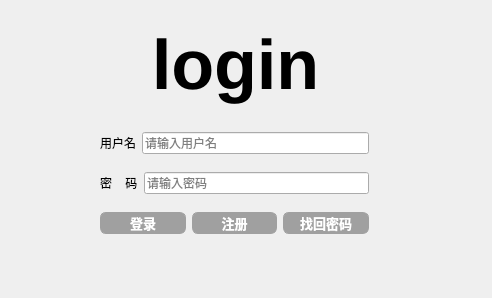
<?xml version="1.0" encoding="UTF-8"?>
<ui version="4.0">
 <class>Dialog</class>
 <widget class="QDialog" name="Dialog">
  <property name="geometry">
   <rect>
    <x>0</x>
    <y>0</y>
    <width>492</width>
    <height>298</height>
   </rect>
  </property>
  <property name="windowTitle">
   <string>Dialog</string>
  </property>
  <widget class="QWidget" name="layoutWidget">
   <property name="geometry">
    <rect>
     <x>100</x>
     <y>120</y>
     <width>269</width>
     <height>128</height>
    </rect>
   </property>
   <layout class="QVBoxLayout" name="verticalLayout">
    <item>
     <layout class="QHBoxLayout" name="horizontalLayout">
      <item>
       <widget class="QLabel" name="label_2">
        <property name="text">
         <string>用户名</string>
        </property>
       </widget>
      </item>
      <item>
       <widget class="QtMaterialAutoComplete" name="usrLineEdit">
        <property name="placeholderText">
         <string>请输入用户名</string>
        </property>
       </widget>
      </item>
     </layout>
    </item>
    <item>
     <layout class="QHBoxLayout" name="horizontalLayout_2">
      <item>
       <widget class="QLabel" name="label">
        <property name="text">
         <string>密    码</string>
        </property>
       </widget>
      </item>
      <item>
       <widget class="QtMaterialAutoComplete" name="pwdLineEdit">
        <property name="echoMode">
         <enum>QLineEdit::Password</enum>
        </property>
        <property name="placeholderText">
         <string>请输入密码</string>
        </property>
       </widget>
      </item>
     </layout>
    </item>
    <item>
     <layout class="QHBoxLayout" name="horizontalLayout_3">
      <item>
       <widget class="QPushButton" name="loginBtn">
        <property name="styleSheet">
         <string notr="true">QPushButton {
border: 0.5px solid white;
	border-color: rgb(160,160,160);
border-radius: 6px;
background-color: rgb(160,160,160);
min-width: 80px;
font-family:&quot;Microsoft YaHei&quot;;
font-size:10pt;
font-weight: bold;
color:white;
}
QPushButton:hover {
border: 0.5px solid white;
	border-color: rgb(160,160,160);
border-radius: 6px;
background-color:rgb(84,84,84);
min-width: 80px;
font-family:&quot;Microsoft YaHei&quot;;
font-size:10pt;
font-weight: bold;
color:white;
}

</string>
        </property>
        <property name="text">
         <string>登录</string>
        </property>
       </widget>
      </item>
      <item>
       <widget class="QPushButton" name="signBtn">
        <property name="styleSheet">
         <string notr="true">QPushButton {
border: 0.5px solid white;
	border-color: rgb(160,160,160);
border-radius: 6px;
background-color: rgb(160,160,160);
min-width: 80px;
font-family:&quot;Microsoft YaHei&quot;;
font-size:10pt;
font-weight: bold;
color:white;
}
QPushButton:hover {
border: 0.5px solid white;
	border-color: rgb(160,160,160);
border-radius: 6px;
background-color:rgb(84,84,84);
min-width: 80px;
font-family:&quot;Microsoft YaHei&quot;;
font-size:10pt;
font-weight: bold;
color:white;
}

</string>
        </property>
        <property name="text">
         <string>注册</string>
        </property>
       </widget>
      </item>
      <item>
       <widget class="QPushButton" name="resignButton">
        <property name="styleSheet">
         <string notr="true">QPushButton {
border: 0.5px solid white;
	border-color: rgb(160,160,160);
border-radius: 6px;
background-color: rgb(160,160,160);
min-width: 80px;
font-family:&quot;Microsoft YaHei&quot;;
font-size:10pt;
font-weight: bold;
color:white;
}
QPushButton:hover {
border: 0.5px solid white;
	border-color: rgb(160,160,160);
border-radius: 6px;
background-color:rgb(84,84,84);
min-width: 80px;
font-family:&quot;Microsoft YaHei&quot;;
font-size:10pt;
font-weight: bold;
color:white;
}

</string>
        </property>
        <property name="text">
         <string>找回密码</string>
        </property>
       </widget>
      </item>
     </layout>
    </item>
   </layout>
  </widget>
  <widget class="QLabel" name="login">
   <property name="geometry">
    <rect>
     <x>130</x>
     <y>20</y>
     <width>211</width>
     <height>91</height>
    </rect>
   </property>
   <property name="styleSheet">
    <string notr="true">QLabel{
	font: 75 italic 20pt &quot;URW Chancery L&quot;;

font-size:70px;
font-weight:bold;
color:rgb(0,0,0);
border:none;
}
</string>
   </property>
   <property name="text">
    <string>&lt;html&gt;&lt;head/&gt;&lt;body&gt;&lt;p align=&quot;center&quot;&gt;login&lt;/p&gt;&lt;/body&gt;&lt;/html&gt;</string>
   </property>
  </widget>
  <widget class="QLabel" name="Qlabel">
   <property name="geometry">
    <rect>
     <x>0</x>
     <y>0</y>
     <width>491</width>
     <height>301</height>
    </rect>
   </property>
   <property name="styleSheet">
    <string notr="true">QLabel#backgroundLabel {

    background-image: url(:/red/02.png);
    background-repeat: no-repeat;
background-position:center center;
	background-size:cover;
}

</string>
   </property>
  </widget>
  <zorder>Qlabel</zorder>
  <zorder>layoutWidget</zorder>
  <zorder>login</zorder>
 </widget>
 <customwidgets>
  <customwidget>
   <class>QtMaterialAutoComplete</class>
   <extends>QLineEdit</extends>
   <header location="global">qtmaterialautocomplete.h</header>
  </customwidget>
 </customwidgets>
 <resources/>
 <connections/>
</ui>
